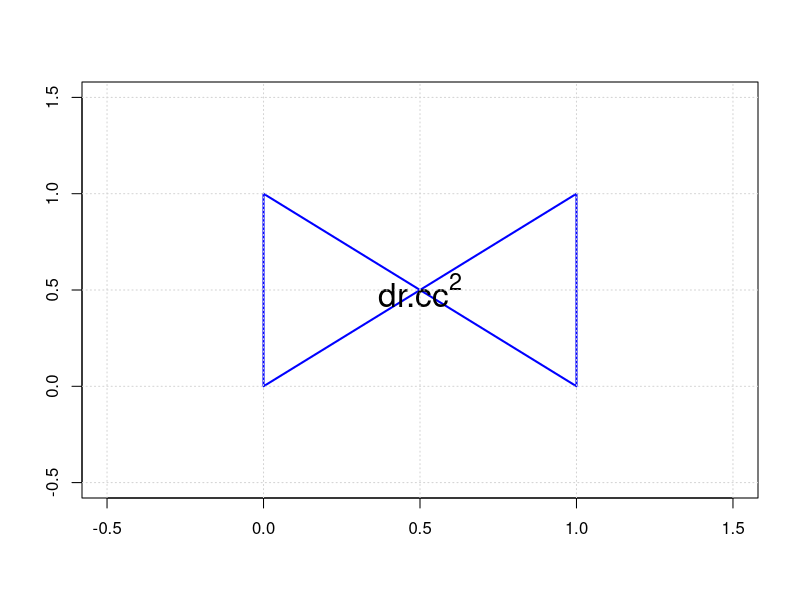

The R source for this figure:
## ---- chunk 1
# Define the coordinates for the four corners of the square
x_coords <- c(0, 0, 1, 1)
y_coords <- c(0, 1, 0, 1)

# Create a blank plot
plot(x_coords, y_coords, xlim=c(-0.5, 1.5), ylim=c(-0.5, 1.5), type="n", xlab="", ylab="")

# Plot the square by drawing lines between the corners
polygon(x_coords, y_coords, border="blue", lwd=2)

# Add the text "dr.cc^2" in the middle of the square
text(0.5, 0.5, expression("dr.cc"^2), cex=2)

# Display the plot
grid()

